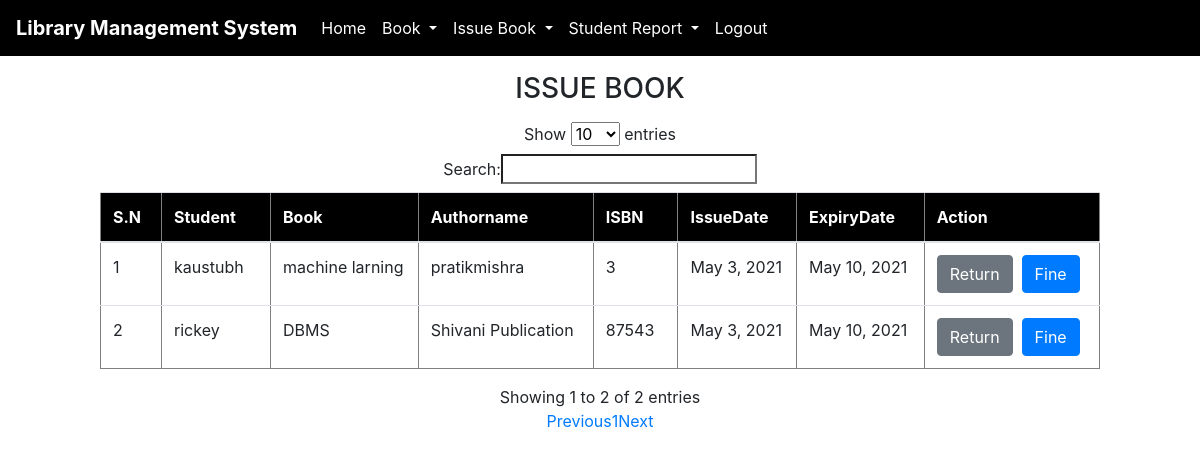
Page /viewissue/ (signed in) on the committed database.
### library/models.py (models this page shows, shortened)
class Student(models.Model):
    studentinfo = models.ForeignKey(Studentinfo,on_delete=models.CASCADE, null=True)
    book = models.ForeignKey(Book,on_delete=models.CASCADE, null=True)
    issue_date = models.DateField(null=True)
    expiry_date = models.DateField(null=True)

class Studentinfo(models.Model):
    user=models.ForeignKey(User,on_delete=models.CASCADE,null=True)
    rollNo=models.CharField(max_length=100,null=True)
    branch=models.CharField(max_length=100,null=True)

class Book(models.Model):
    book_name=models.CharField(max_length=100, null=True)
    category = models.CharField(max_length=30,null=True)
    quantity =models.IntegerField(null=True)
    author = models.CharField(max_length=100,null=True)
    isbn = models.IntegerField(null=True)

### library/views.py (the view)
# urls.py: path('viewissue/',Viewissue, name='viewissue'),
def Viewissue(request):
    if not request.user.is_authenticated:
        return redirect('studentlogin')
    order1 = Student.objects.all()
    d = {'data1':order1}
    return render(request,'viewissue.html',d)

### library/templates/viewissue.html
{% extends 'navigation.html' %}
{% load static %}
{% block body %}
<center>
        <h3 class="my-3">ISSUE BOOK </h3>
        <table border="1" style="width:1000px" id="myTable"  class="table table-border">
<thead style="background-color:black;color:white">
        <tr>
            <th>S.N</th>
            <th>Student</th>
            <th>Book</th>
            <th>Authorname</th>
            <th>ISBN</th>
            <th>IssueDate</th>
            <th>ExpiryDate</th>
            <th>Action</th>
        </tr>
        </thead>
            <tbody>
        {% for i in data1 %}
         <tr>
             <td>{{forloop.counter}} </td>
             <td>{{i.studentinfo.user.username}} </td>
             <td>{{i.book.book_name}} </td>
             <td>{{i.book.author}} </td>
             <td>{{i.book.isbn}} </td>
             <td>{{i.issue_date}}</td>
             <td>{{i.expiry_date}}</td>
             <td><a href="{% url 'returnbook' i.id %}" class="btn btn-secondary">Return</a>&nbsp;&nbsp;<a href="{% url 'fine' i.id %}" class="btn btn-primary">Fine</a></td>
         </tr>
        {% endfor %}
</tbody>
    </table>
</center>
{% endblock %}

### library/templates/navigation.html (style rules this page uses)
* { box-sizing: border-box; }
body { background-image:url("admin.png"); }

### rows in the picture
Student: studentinfo.user.username "kaustubh", book.book_name "machine larning", book.author "pratikmishra", book.isbn "3", issue_date "May 3, 2021", expiry_date "May 10, 2021"
Student: studentinfo.user.username "rickey", book.book_name "DBMS", book.author "Shivani Publication", book.isbn "87543", issue_date "May 3, 2021", expiry_date "May 10, 2021"
